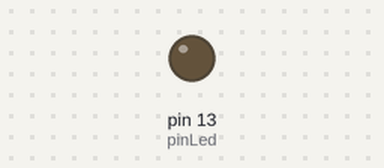
This sketch was run on a simulated Arduino Uno, built with avr-gcc and run on an emulated ATmega328P. On the bench: output pins drawn as LEDs (lit = HIGH).

Above: at 2.5 s.
At 7.5 s:
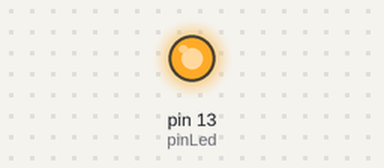
Timing chart, 0 to 13.0 s (numbered marks = the images above):
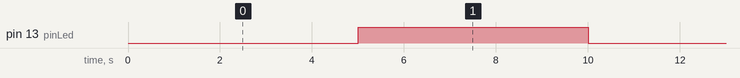

Measured:
- by itself, pin 13 (pinLed): alternates HIGH for 5.0 s and LOW for 5.0 s

The sketch:

21022008_NguyenHuuTho_Tuan1_bai3.ino
```cpp
int pinLed = 13;
unsigned long timeLed13 = 0;
unsigned long curTime = 0;

void setup() {
  pinMode(pinLed, OUTPUT);
}

void loop() {
  curTime = millis();
  if(curTime - timeLed13 >= 5000){
    timeLed13 = curTime;
    digitalWrite(pinLed, !digitalRead(pinLed));
  }
}
```
